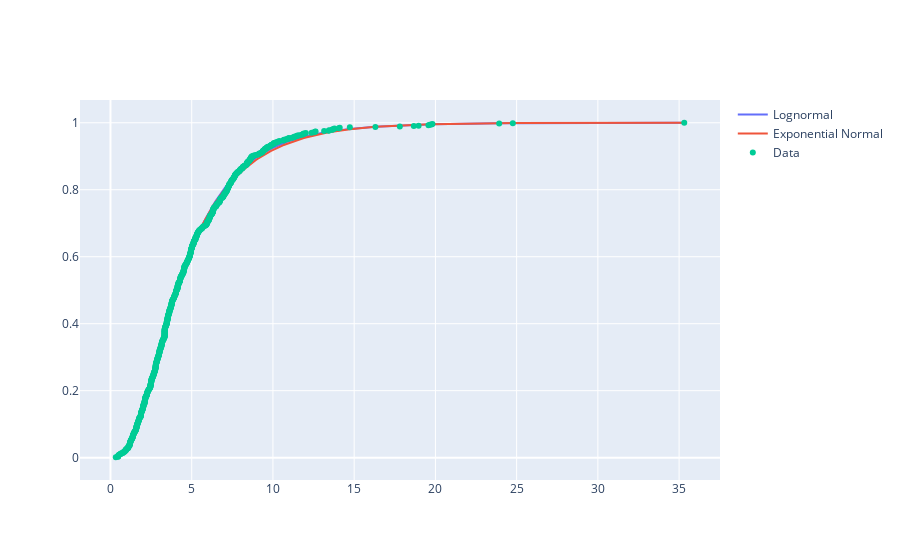

Source (notebook cell):
### Code cell
from scipy import stats

# # Fit a normal distribution to the data
# params_norm = stats.norm.fit(sserr)
# cdf_values_norm = stats.norm.cdf(sorted_sserr, *params_norm)

# Fit a log-normal distribution to the data
params_lognorm = stats.lognorm.fit(sserr)
cdf_values_lognorm = stats.lognorm.cdf(sorted_sserr, *params_lognorm)
print(params_lognorm)

# # Fit an exponential distribution to the data
# params_expon = stats.expon.fit(sserr)
# cdf_values_expon = stats.expon.cdf(sorted_sserr, *params_expon)

# Fit an Exponential Normal distribution to the data
params_exponnorm = stats.exponnorm.fit(sserr)
cdf_values_exponnorm = stats.exponnorm.cdf(sorted_sserr, *params_exponnorm)


fig = go.Figure()
# fig.add_trace(go.Scatter(x=sorted_sserr, y=cdf_values_norm, mode="lines", name="Normal"))
fig.add_trace(go.Scatter(x=sorted_sserr, y=cdf_values_lognorm, mode="lines", name="Lognormal"))
# fig.add_trace(go.Scatter(x=sorted_sserr, y=cdf_values_expon, mode="lines", name="Exponential"))
fig.add_trace(go.Scatter(x=sorted_sserr, y=cdf_values_exponnorm, mode="lines", name="Exponential Normal"))
fig.add_trace(go.Scatter(x=sorted_sserr, y=cdf, mode="markers", name="Data"))
fig.show()

### Figure 1 — Plotly figure (JSON) as saved in the notebook; plotly's stock layout.template omitted (floating-point values rounded to 4 significant figures; data arrays with more than 128 entries replaced by an {"elided": "..."} marker saying what was removed)
{"data": [{"mode": "lines", "name": "Lognormal", "type": "scatter", "x": {"elided": "808 float values"}, "y": {"elided": "808 float values"}}, {"mode": "lines", "name": "Exponential Normal", "type": "scatter", "x": {"elided": "808 float values"}, "y": {"elided": "808 float values"}}, {"mode": "markers", "name": "Data", "type": "scatter", "x": {"elided": "808 float values"}, "y": {"elided": "808 float values"}}], "layout": {}}
